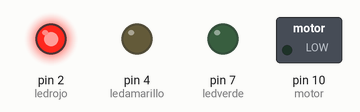
Bench run of a sketch on a simulated Arduino Uno, built with avr-gcc and run on an emulated ATmega328P. Shown: switched loads named in the sketch (green lamp = pin HIGH), output pins drawn as LEDs (lit = HIGH).

Above: at 0.1 s.
At 0.9 s:
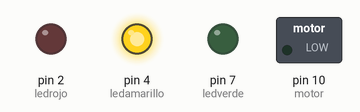
At 1.7 s:
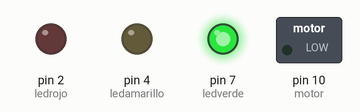
At 8.9 s:
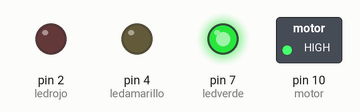
At 19.3 s:
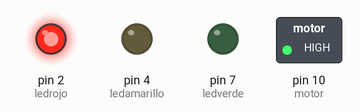
At 39.3 s:
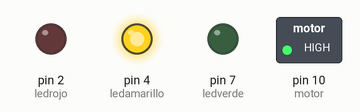
Timing chart, 0 to 40.0 s (numbered marks = the images above):
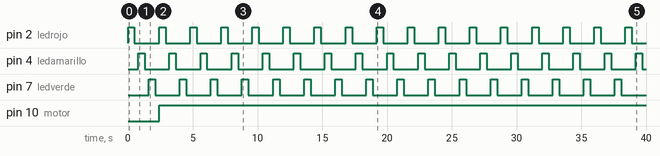

Measured:
- by itself, pin 2 (ledrojo), pin 4 (ledamarillo), pin 7 (ledverde): alternates HIGH for 0.50 s and LOW for 1.9 s
- by itself, pin 10 (motor): LOW → HIGH at 2.4 s

The sketch:

SEMAFORO.ino
```cpp
int motor=10;
int ledrojo=2;
int ledamarillo=4;
int ledverde=7;
void setup() { pinMode(ledrojo,OUTPUT); pinMode(ledamarillo,OUTPUT); pinMode(ledverde,OUTPUT); pinMode(motor,OUTPUT);
  // put your setup code here, to run once:

}

void loop() {digitalWrite(ledrojo,HIGH);
delay(500); //tiempo de espera
digitalWrite(ledrojo,LOW);
delay(300);
digitalWrite(ledamarillo,HIGH);
delay(500); //tiempo de espera
digitalWrite(ledamarillo,LOW);
delay(300);
digitalWrite(ledverde,HIGH);
delay(500); //tiempo de espera
digitalWrite(ledverde,LOW);
delay(300);
digitalWrite(motor,HIGH);
  // put your main code here, to run repeatedly:

}
```
